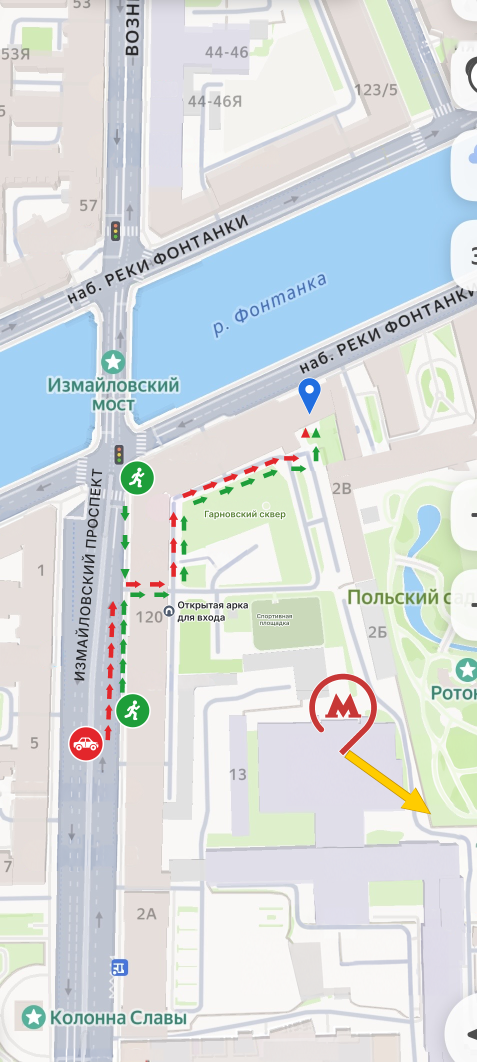
#> input picture izmailovsky_2_routes.png, 954 x 2124 px (shown at 1/2 size)
$ python add_info.py izmailovsky_2_routes.png map_clean_feysplastika.png
#> lines starting #> are read from the running program, lines starting #| are printed output that depends on the picture; after the words box and inside, x2 and y2 are one past the last pixel; in counts of white or black regions, pixels touching at a corner belong together
"""Add the metro walking-time caption and the two information blocks to the approved map.

  * "(10 минут пешком)" in small type next to the metro logo (overlay, everything else unchanged);
  * block "КАК ДОБРАТЬСЯ" over the lower part of the map, its top level with the end of the yellow metro
    arrow; block "ВХОД В ЗДАНИЕ" right below it on a strip appended below the screenshot.
Texts are taken verbatim from the request; codes are set in bold for readability.
"""
import json
import os
import re
import sys

import cv2
import numpy as np
from PIL import Image, ImageDraw, ImageFont

SRC, OUT = sys.argv[1], sys.argv[2]
SS = 4

base = Image.open(SRC).convert("RGB")
#> base is the input picture: PIL image 954x2124 RGB; mean R, G, B 214.7, 220.7, 222
S = int(os.environ.get("SCALE", "1"))  # hi-res build: draw natively at S x the map resolution
W, H = base.size[0] // S, base.size[1] // S
#> W = 954; H = 2124
orig = np.asarray(base).copy()

F = "/usr/share/fonts/opentype/inter/Inter-{}.otf"
DARK = (36, 37, 40)
WHITE = (255, 255, 255)
RED = (227, 38, 43)
GREEN = (30, 158, 58)
BLUE = (33, 110, 224)

# ---------- 1. metro caption ----------
METRO_TEXT = "(10 минут пешком)"
METRO_LINES = ["(10 минут", "пешком)"]  # 30 px does not fit in one line between the logo and the image edge
METRO_POS = (760.0, 1450.0 - 104.0)       # left edge, centre of the two lines: right of the logo ring, below "Ротонда"
mfont = ImageFont.truetype(F.format("SemiBold"), 30 * SS)   # 2x the first version (15 px)
mcap = mfont.getbbox("Н")[3] - mfont.getbbox("Н")[1]
masc, _ = mfont.getmetrics()
mline = round(mcap * 1.5)
txt = Image.new("L", (W * SS, H * SS), 0)
#> txt: PIL image 3816x8496 L; every value is 0
halo = Image.new("L", (W * SS, H * SS), 0)
for i, s_ in enumerate(METRO_LINES):
    pos = (METRO_POS[0] * SS, METRO_POS[1] * SS - (mcap + mline) / 2 + i * mline - (masc - mcap))
    ImageDraw.Draw(txt).text(pos, s_, font=mfont, fill=255)
    ImageDraw.Draw(halo).text(pos, s_, font=mfont, fill=255, stroke_width=3 * SS, stroke_fill=255)
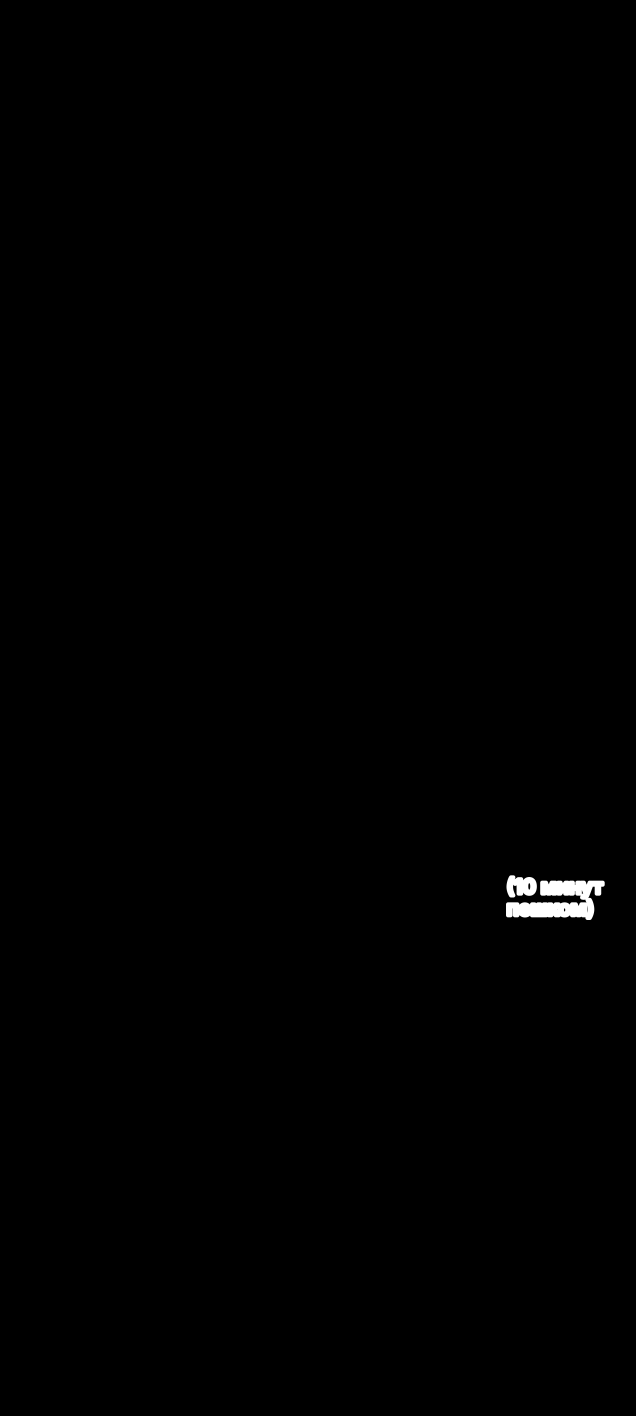
#> halo: PIL image 3816x8496 L (shown at 1/6 size); min 0, max 255, mean 0.8
a_t = cv2.resize(np.asarray(txt), (W * S, H * S), interpolation=cv2.INTER_AREA).astype(np.float32) / 255
a_h = cv2.resize(np.asarray(halo), (W * S, H * S), interpolation=cv2.INTER_AREA).astype(np.float32) / 255
mp = orig.astype(np.float32)
for a, col in ((a_h, WHITE), (a_t, DARK)):
    mp = mp * (1 - a[..., None]) + np.array(col, np.float32) * a[..., None]
#> this loop made 2 passes
#> col on passes 1 to 2: (255, 255, 255), (36, 37, 40)
mp = np.round(mp).astype(np.uint8)
caption_mask = a_h > 0
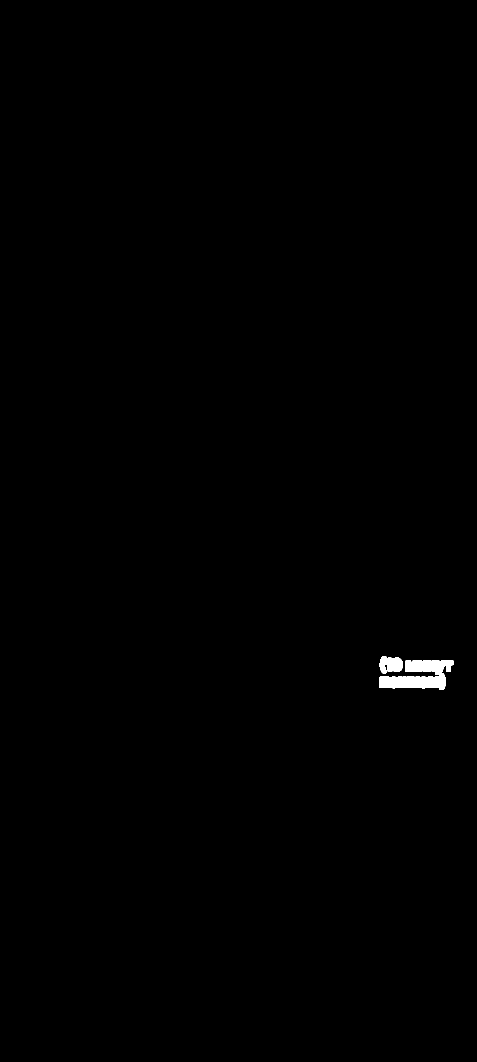
#> caption_mask: shape (2124, 954) bool (shown at 1/2 size); 0.32% white; 2 white regions, box (x1, y1, x2, y2) and area: (759, 1321, 908, 1380) 5249, (759, 1313, 806, 1347) 1230
mp[~caption_mask] = orig[~caption_mask]
ys, xs = np.nonzero(a_t > 0.3)
#> ys = 2546 values from 1316 to 1376; xs = 2546 values, max 903 at index 201, min 762 at index 1320, mean 828.3
caption_bbox = [int(xs.min()) // S, int(ys.min()) // S, int(xs.max()) // S, int(ys.max()) // S]
#> caption_bbox = [762, 1316, 903, 1376]

# ---------- 2. information blocks ----------
BLOCKS = [
    {"title": "КАК ДОБРАТЬСЯ", "accent": DARK, "parts": [
        ("head", "НА МАШИНЕ", RED),
        ("item", "1.", "С Измайловского проспекта следуйте по красным стрелкам на схеме через открытую арку во двор."),
        ("item", "2.", "Сразу после арки поверните налево и двигайтесь вдоль здания до конца по красной стрелке."),
        ("note", "! Во дворе и в конце маршрута, вас ждёт бесплатная парковка."),
        ("head", "ПЕШКОМ", GREEN),
        ("item", "1.", "С Измайловского проспекта следуйте по зелёным стрелкам на схеме через открытую арку во двор."),
        ("item", "2.", "Сразу после арки поверните налево и идите вдоль здания до конца по зелёной стрелке."),
    ]},
    {"title": "ВХОД В ЗДАНИЕ", "accent": BLUE, "parts": [
        ("item", "1.", "Подойдите к двери с козырьком, отмеченной геометкой на схеме."),
        ("item", "2.", "На домофоне наберите **#0115**."),
        ("item", "3.", "Поднимитесь по лестнице на 3-й этаж."),
        ("item", "4.", "Дверь слева."),
        ("item", "5.", "На домофоне двери наберите **0115**."),
        ("item", "6.", "Войдите внутрь — кабинет № 3."),
    ]},
]

BG = (242, 243, 245)
CARD_EDGE = (218, 221, 226)
NOTE_BG = (255, 236, 153)
MARGIN, PAD, RADIUS, GAP = 20, 26, 18, 18
fr = {k: ImageFont.truetype(F.format(k), s) for k, s in (("Regular", 24), ("SemiBold", 24), ("Bold", 24))}
f_title = ImageFont.truetype(F.format("Bold"), 30)
f_head = ImageFont.truetype(F.format("Bold"), 25)
LINE = 34
INNER = W - 2 * MARGIN - 2 * PAD
#> INNER = 862
NUM_W = 34


def runs(text, bold_font="Bold", base_font="Regular"):
    """Split '**bold**' markup into (word, font) tokens, keeping trailing spaces."""
    out = []
    for i, seg in enumerate(re.split(r"\*\*", text)):
        for w in re.findall(r"\S+\s*", seg):
            out.append((w, fr[bold_font] if i % 2 else fr[base_font]))
    return out


def wrap(tokens, width):
    lines, cur, cw = [], [], 0.0
    for w, f in tokens:
        ww = f.getlength(w.rstrip())
        if cur and cw + ww > width:
            lines.append(cur)
            cur, cw = [], 0.0
        cur.append((w, f))
        cw += f.getlength(w)
    if cur:
        lines.append(cur)
    return lines


def layout(block):
    """List of draw ops and the block height."""
    ops, y = [], PAD
    ops.append(("text", PAD, y, block["title"], f_title, block["accent"]))
    y += 30 + 22
    for p in block["parts"]:
        if p[0] == "head":
            y += 6
            ops.append(("bar", PAD, y + 2, 6, 22, p[2]))
            ops.append(("text", PAD + 14, y, p[1], f_head, p[2]))
            y += 25 + 16
        elif p[0] == "item":
            ops.append(("text", PAD, y, p[1], fr["SemiBold"], DARK))
            for ln in wrap(runs(p[2]), INNER - NUM_W):
                x = PAD + NUM_W
                for w, f in ln:
                    ops.append(("text", x, y, w, f, DARK))
                    x += f.getlength(w)
                y += LINE
            y += 8
        elif p[0] == "note":
            lines = wrap(runs(p[1], base_font="SemiBold"), INNER - 28)
            h = len(lines) * LINE + 18
            ops.append(("round", PAD, y - 4, INNER, h, NOTE_BG))
            yy = y + 5
            for ln in lines:
                x = PAD + 14
                for w, f in ln:
                    ops.append(("text", x, yy, w, f, DARK))
                    x += f.getlength(w)
                yy += LINE
            y += h + 14
#> after the loop, y = 542
    return ops, y + PAD - 8


laid = [layout(b) for b in BLOCKS]
# "КАК ДОБРАТЬСЯ" lies on the map, its top at the level where the yellow metro arrow ends;
# "ВХОД В ЗДАНИЕ" follows right below it; the canvas is extended below the map as far as needed.
ARROW_END_Y = 1523                  # bottom of the car icon = tip of the yellow arrow (group raised 104 px)
tops = [ARROW_END_Y + 3]
for _, h in laid[:-1]:
    tops.append(tops[-1] + h + GAP)
#> after the loop, tops = [1526, 2104]
total_h = max(H, tops[-1] + laid[-1][1] + MARGIN)
#> total_h = 2472
canvas = Image.new("RGB", (W * S, total_h * S), BG)
canvas.paste(Image.fromarray(mp), (0, 0))
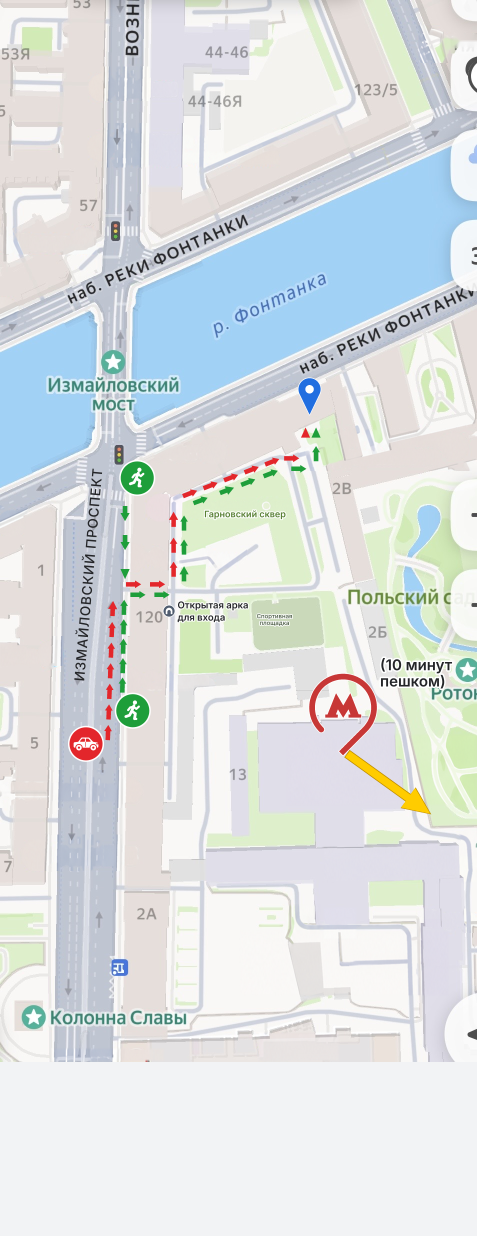
#> canvas: PIL image 954x2472 RGB (shown at 1/2 size); mean R, G, B 218.4, 223.7, 225.1
d = ImageDraw.Draw(canvas)
_scaled = {}


def sf(f):
    """The same font at S x size: the layout is computed at 1x, drawing happens at S x."""
    if S == 1:
        return f
    key = (f.path, f.size)
    if key not in _scaled:
        _scaled[key] = ImageFont.truetype(f.path, f.size * S)
    return _scaled[key]


def rr(box, radius, **kw):
    d.rounded_rectangle([v * S for v in box], radius=radius * S, **kw)


cards = []
for (ops, h), b, y0 in zip(laid, BLOCKS, tops):
    box = [MARGIN, y0, W - MARGIN, y0 + h]
    rr(box, RADIUS, fill=WHITE, outline=CARD_EDGE, width=2 * S)
    rr([MARGIN, y0, MARGIN + 8, y0 + h], 4, fill=b["accent"])
    for op in ops:
        if op[0] == "text":
            _, x, y, s, f, col = op
            d.text(((MARGIN + x) * S, (y0 + y) * S), s, font=sf(f), fill=col)
        elif op[0] == "bar":
            _, x, y, w, hh, col = op
            rr([MARGIN + x, y0 + y, MARGIN + x + w, y0 + y + hh], 3, fill=col)
        elif op[0] == "round":
            _, x, y, w, hh, col = op
            rr([MARGIN + x, y0 + y, MARGIN + x + w, y0 + y + hh], 10, fill=col)
    cards.append(box)
#> after the loop, cards = [[20, 1526, 934, 2086], [20, 2104, 934, 2452]]

canvas.save(OUT, optimize=True)
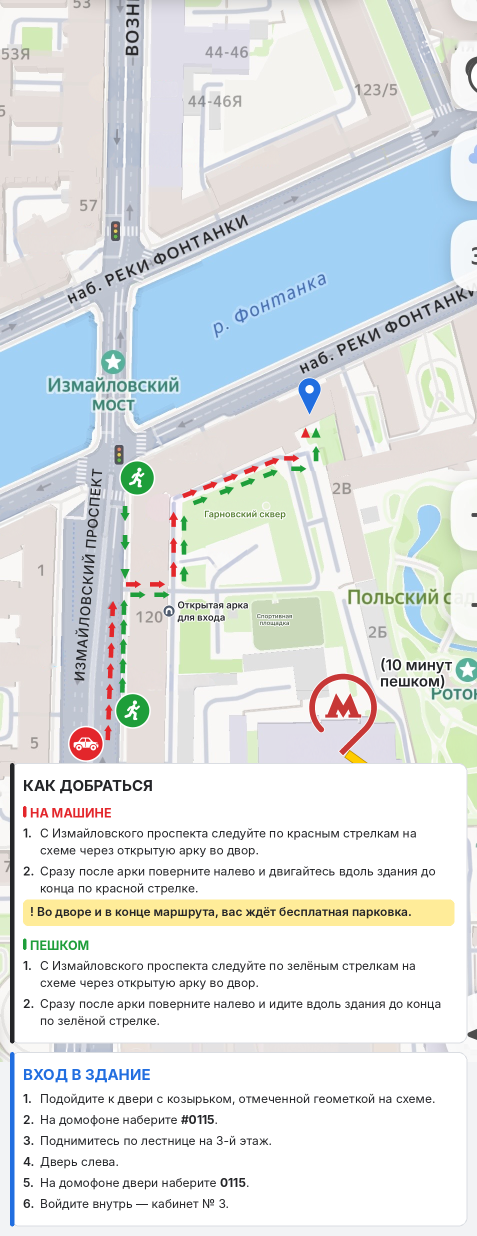
#> saved as map_clean_feysplastika.png: PIL image 954x2472 RGB (shown at 1/2 size); mean R, G, B 221.3, 226.2, 226.4
json.dump({"metro_caption": METRO_TEXT, "caption_bbox": caption_bbox, "map_height": H, "cards": cards,
           "size": [W, total_h], "scale": S}, open(OUT + ".info.json", "w"), ensure_ascii=False)
np.save(OUT + ".info_mask.npy", caption_mask)
print("saved", OUT, canvas.size)
#| saved map_clean_feysplastika.png (954, 2472)
